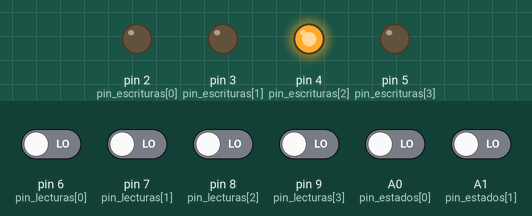
A sketch run on a simulated Arduino Leonardo, built for the host (arithmetic inside an expression is 32-bit, double 64-bit). Shown: output pins drawn as LEDs (lit = HIGH). The inputs (shaded band) are chosen by the test bench; at power-on: A0 (pin_estados[0]), A1 (pin_estados[1]), pin 6 (pin_lecturas[0]), pin 7 (pin_lecturas[1]), pin 8 (pin_lecturas[2]), pin 9 (pin_lecturas[3]) LOW. Pins used as bus, display or sensor lines are not drawn; what the sketch prints to the serial monitor is not drawn.

Above: at 0.16 s.
At 0.4 s:
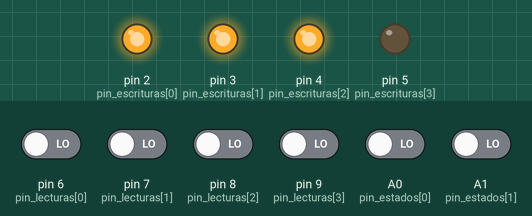
At 0.76 s:
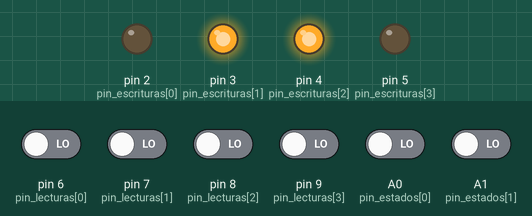
At 1.48 s:
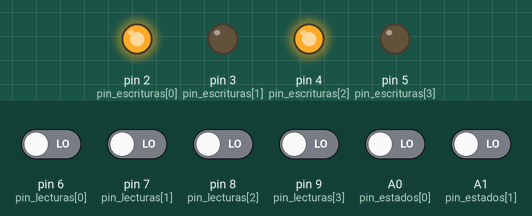
At 2.38 s:
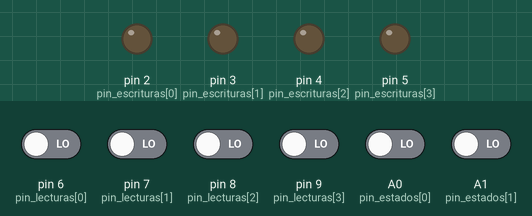
Timing chart, 0 to 3.1 s (numbered marks = the images above):
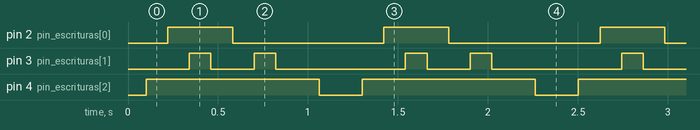

Measured:
- by itself, pin 2 (pin_escrituras[0]): alternates HIGH for 0.36 s and LOW for 0.84 s
- by itself, pin 3 (pin_escrituras[1]): repeats every 1.2 s: LOW 0.24 s, HIGH 0.12 s, LOW 0.72 s, HIGH 0.12 s
- by itself, pin 4 (pin_escrituras[2]): alternates HIGH for 0.96 s and LOW for 0.24 s

The sketch:

ARDUINO_AR_65_Prueba_y_Lectura_FSM.ino
```cpp
/***************************************************

  PROGRAMA: 26072021

  Prueba y lectura de una maquina de estados finitos

  Este programa se ejecuta en conjunto con:

  ARDUINO (1): ARDUINO AR 65 Implemenracion FSM.ino
  ARDUINO (2): ARDUINO AR 65 Prueba y Lectura FSM.ino
  PYTHON:  Completo AR 65 FSM.py  (monitor) 25062021-P

  TARJETA UTILIZADA: Arduino Mega
  Opcional: Utilizar LEDs conresistencias para observar el funcionamiento del circuito

  28 / julio / 2021

*****************************************************/


/**
 * ---------------------------------------------------------------------------------------------------------
 * Declaracion de arreglos de pines digitales
 * pin_escrituras[] -> son los pines en donde se escribiran las entradas a la maquina de estados finitos
 * pin_lecturas[] -> son los pines de donde se leeran las salidas de la maquina de estados finitos
 * pin_estados[] -> son los pines que leera el estado en el que se encuentra la maquina de estados finitos
 *
 * Como se observa, se pueden implementar maquinas de estados con las siguientes caracteristicas:
 *  - Hasta cuatro entradas
 *  - Hasta cuatro salidas
 *  - Hasta 16 estados diferentes
 *
 *  Este programa se puede expandir a pines, modificando los arreglos.
 * ---------------------------------------------------------------------------------------------------------
 */
// Declare multiple analog pins:
// https://forum.arduino.cc/t/analog-pin-numbers-dont-match-standard-pinout-mega2560/610772/6
// See answer no.6 from david_2008

const int pin_escrituras[] = {2,3,4,5};
const int pin_lecturas[] = {6,7,8,9};
const byte pin_estados[] = {A0,A1,A2,A3};

/**
 * ---------------------------------------------------------------------------------------------------------
 * Declaracion de pines de control
 * pinCLK -> Define el pin del reloj que se utilizara para enviar pulsos de reloj a la maquina de estados
 * pinReset -> Define el pin de reset que inicializara la maquina de estados
 * ---------------------------------------------------------------------------------------------------------
 */
int pinCLK = 10;
int pinReset = 11;

/**
 * ---------------------------------------------------------------------------------------------------------
 * Variables para el control del tiempo de muestreo
 * lastime -> guarda el ultimo instante de tiempo en el que enviaron datos por el puerto serie
 * sampleTime -> duracion entre cada muestra tomada
 * numMuestras -> numero de muestras tomadas por cada curva
 *
 * ---------------------------------------------------------------------------------------------------------
 */
unsigned long lastTime = 0;
unsigned long sampleTime = 100;
double firstTime = 0;

/**
 * ---------------------------------------------------------------------------------------------------------
 * Variables para la prueba de la maquina de estados
 * lectura -> Es el valor leido de la salida de la maquina
 * escritura -> Es el valor que se le escribe a la maquina
 * estado -> Es el valor leido del estado en el que se encuentra de la maquina
 *
 * ---------------------------------------------------------------------------------------------------------
 */
int lectura = 0;
int escritura = 0;
int estado = 0;

// Ejemplo de un control para proteccion contra corto circuito para fuente de alimentacion
/**
 * tabla_vectores_escritura_prueba[] -> contiene las entradas a escribir a la maquina de estados finitos
 *
 */
const int tabla_vectores_escritura_prueba[] = {0B000,0B100,0B101,0B111,0B101,0B100,0B110,0B100,0B100,0B000};

/**
 * Inicializa todos los pines a utilizar, inicializa el reloj, la frecuencia de operacion, la comunicacion serial y la comunicacion I2C para comunicarse con los dos PCF8591
 * Para cambiar la frecuenacia del PWM de pines en Arduino Mega:
 * https://forum.arduino.cc/t/mega-2560-pwm-frequency/71434/2
 *
 */
void setup() {

  // Se limpian los registros que definen la frecuencia de los pines PWM
  int myEraser = 7;
  TCCR0B &= ~myEraser;
  TCCR1B &= ~myEraser;
  TCCR2B &= ~myEraser;
  TCCR3B &= ~myEraser;
  TCCR4B &= ~myEraser;

  // Se configuran los registros para la frecuencia de los pines PWM
  int myPrescaler = 3;
  TCCR0B |= myPrescaler;
  TCCR1B |= myPrescaler;
  TCCR2B |= myPrescaler;
  TCCR3B |= myPrescaler;
  TCCR4B |= myPrescaler;


  // Inicializa los pines en donde se leera el estado de la maquina
  for(int i=0;i<sizeof(pin_estados)/sizeof(pin_estados[0]);i++)
  {
    pinMode(pin_estados[i],INPUT);
  }

  // Inicializa los pines en donde se escribiran las entradas de la maquina
  for(int i=0;i<sizeof(pin_escrituras)/sizeof(pin_escrituras[0]);i++)
  {
    pinMode(pin_escrituras[i],OUTPUT);
  }

  // Inicializa los pines en donde se leeran las salidas de la maquina
  for(int i=0;i<sizeof(pin_lecturas)/sizeof(pin_lecturas[0]);i++)
  {
    pinMode(pin_lecturas[i],INPUT);
  }

  // Se inicializan los pines del reloj y de reset
  pinMode(pinCLK,OUTPUT);
  pinMode(pinReset,OUTPUT);

  // Se inicializa la señal de reloj, escribiendo un voltaje PWM
  analogWrite(pinCLK,127);

  // --- Inicializa velocidad de transmision serial ---
  Serial.begin(9600);

  // Manda un pulso de reset para inicializar la maquina de estados finitos
  digitalWrite(pinReset,~HIGH);
  delay(sampleTime/50);
  digitalWrite(pinReset,~LOW);
  delay(sampleTime-sampleTime/50);

  firstTime = millis();

  // --- Sincronizacion de comunicacion serial ---
  Serial.println("inicio");
  leer_salidas();
  leer_estados();
  enviar_datos_seriales();

}

int i=0;

void loop() {
  // Obtiene el siguiente valor binario a escribir a la entrada de la maquina de estados finitos
  if(i<(sizeof(tabla_vectores_escritura_prueba)/2)-1) { i++; } else { i=0; }

  // Escribe a la entrada de la maquina uno de los valores de la tabla de vectores de prueba
  escritura = tabla_vectores_escritura_prueba[i];

  //imprimir_entrada_a_escribir();

  // Escribe un valor a la entrada de la maquina de estados finitos
  escribir_entradas();

  delay(20);
  // Lee la salida y el estado en el que se encuentra la maquina de estados finitos
  leer_salidas();
  leer_estados();

  // Envia datos por el puerto serial
  enviar_datos_seriales();

  delay(sampleTime);
}

/**
 * Envia el valor que se le envio a la maquina, la salida y el estado de misma
 *
 */
void enviar_datos_seriales(){
  //Serial.print("Escritura: ");
  Serial.println(escritura);
  //Serial.print(" , Estado: ");
  Serial.println(estado);
  //Serial.print(" , Lectura: ");
  Serial.println(lectura);
}

/**
 * Escribe un valor en binario a la entrada de la maquina de estados finitos
 * Convierte el valor en decimal a escribir a binario
 *
 */
void escribir_entradas()
{
  int temp = escritura;
  for(int i=(sizeof(pin_escrituras)/2)-1;i>=0;i--){
    //imprimir_estado_escritura(i,escritura);
    if(escritura>=(pow(2,i)))
    {
      escritura -= round(pow(2,i));
      digitalWrite(pin_escrituras[i],HIGH);
      //imprimir_escritura_i(i,1);
    }
    else
    {
      digitalWrite(pin_escrituras[i],LOW);
      //imprimir_escritura_i(i,0);
    }
  }
  escritura = temp;
}

/**
 * Lee un valor binario a la salida de la maquina de estados finitos
 * Convierte este valor en binario leido a un valor decimal
 *
 */
void leer_salidas()
{
  lectura = 0x00;

  for(int i=0;i<sizeof(pin_lecturas)/2;i++){
    //imprimir_antes_suma_lectura();
    lectura += (byte)(digitalRead(pin_lecturas[i])*pow(2,i)+0.5);
    //imprimir_comparacion_estado(i);
  }
  //lectura = byte(lectura);
  //imprimir_despues_suma_lectura();
}

/**
 * Lee un valor binario correspondiente al estado de la maquina de estados finitos
 * Convierte este valor en binario leido a un valor decimal
 *
 */
void leer_estados()
{
  estado = 0x00;
  for(int i=0;i<sizeof(pin_estados)/2;i++){

    //imprimir_pin_estados(i);
    estado += (byte)(digitalRead(pin_estados[i])*pow(2,i)+0.5);
  }
}

// Las siguientes subrutinas despliegan informacion extra sobre lo que ocurre en el programa

/**
 * Imprime en el monitor serial el estdao de los pines que leen el estado en el que se encuentra la maquina
 *
 */
void imprimir_pin_estados(int i){
    Serial.print("pin_estados[");
    Serial.print(i);
    Serial.print("]: ");
    Serial.print(analogRead(pin_estados[1]));
    Serial.print(" : ");
    Serial.println(digitalRead(pin_estados[i]));
}

/**
 * Imprime en el monitor serial el valor de conversion a decimal antes de modificarlo
 *
 */
void imprimir_antes_suma_lectura(){
  Serial.print("lectura(antes): ");
  Serial.print(lectura);
  Serial.print(" :: ");
}

/**
 * Imprime en el monitor serial el valor de conversion a decimal despues de modificarlo
 *
 */
void imprimir_despues_suma_lectura(){
  Serial.print("lectura(despues): ");
  Serial.println(lectura);
}

/**
 * Imprime en el monitor serial si algun bit de la lectua de salida fue 1 o 0
 *
 */
void imprimir_comparacion_lectura(int i){
  Serial.print(i);
  Serial.print(": ");
  Serial.print(digitalRead(pin_lecturas[i]));
  Serial.print("*");
  Serial.print(pow(2,i));
  Serial.print(" = ");
  Serial.print(digitalRead(pin_lecturas[i])*pow(2,i));
  Serial.print(", ");
  Serial.print("lectura(despues): ");
  Serial.println(lectura);
}

/**
 * Imprime en el monitor serial la salida y el estado de la maquina despues de escribirle una entrada
 *
 */
void imprimir_escritura_i(int i,int estado){
  Serial.print("Salida ");
  Serial.print(i);
  Serial.print(": ");
  Serial.println(estado);
}

/**
 * Imprime en el monitor serial si algun bit en la escritura de la entrada a la maquina fue 0 o 1
 *
 */
void imprimir_estado_escritura(int i,int salida){
  Serial.print("escritura >= (pow(2,i)): ");
  Serial.print(escritura);
  Serial.print(" >= ");
  Serial.print((pow(2,i)));
  Serial.print(" : ");
  Serial.println(escritura >= round(pow(2,i)));
}

/**
 * Imprime en el monitor serial la entrada a escribir a la maquina
 *
 */
void imprimir_entrada_a_escribir(int i){
  Serial.print("Entrada a escribir ");
  Serial.print(i);
  Serial.print(": ");
  Serial.println(tabla_vectores_escritura_prueba[i]);
}
```
